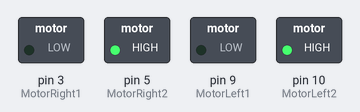
Bench run of a sketch on a simulated Arduino Uno, built with avr-gcc and run on an emulated ATmega328P. On the bench: switched loads named in the sketch (green lamp = pin HIGH).

Above: at 0.1 s.
Timing chart, 0 to 1.6 s (numbered marks = the images above):
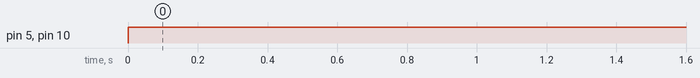

The sketch:

motor_testing.ino
```cpp
#include<SoftwareSerial.h>
#include <SPI.h>
#include <MFRC522.h>

#define RST_PIN      4        // 讀卡機的重置腳位
#define SS_PIN       13        // 晶片選擇腳位
MFRC522 mfrc522(SS_PIN, RST_PIN);  // 建立MFRC522物件
SoftwareSerial BT(8,7);   //RX,TX

int MotorRight1 = 3;
int MotorRight2 = 5;
int MotorLeft1 = 9;
int MotorLeft2 = 10;
const int SensorLeft = A2;
const int SensorMiddle = A1;
const int SensorRight = A0;

int SL;
int SM;
int SR;
bool cor = 0;
bool ed = 0;
bool _end = 0;
void setup() {
  // put your setup code here, to run once:
  pinMode(MotorRight1,   OUTPUT);
  pinMode(MotorRight2,   OUTPUT);
  pinMode(MotorLeft1,   OUTPUT);
  pinMode(MotorLeft2,   OUTPUT);
  Serial.println("Start!");
//    analogWrite(MotorR_PWMR, 255);
//    analogWrite(MotorL_PWML, 255);
}

void loop() {
  // put your main code here, to run repeatedly:
    digitalWrite(MotorLeft1, LOW);
    digitalWrite(MotorLeft2, HIGH);
    digitalWrite(MotorRight1, LOW);
    digitalWrite(MotorRight2, HIGH);
    delay(3000);

}
```

Measured:
- by itself, pin 5 (MotorRight2), pin 10 (MotorLeft2): LOW → HIGH at 0.00 s
